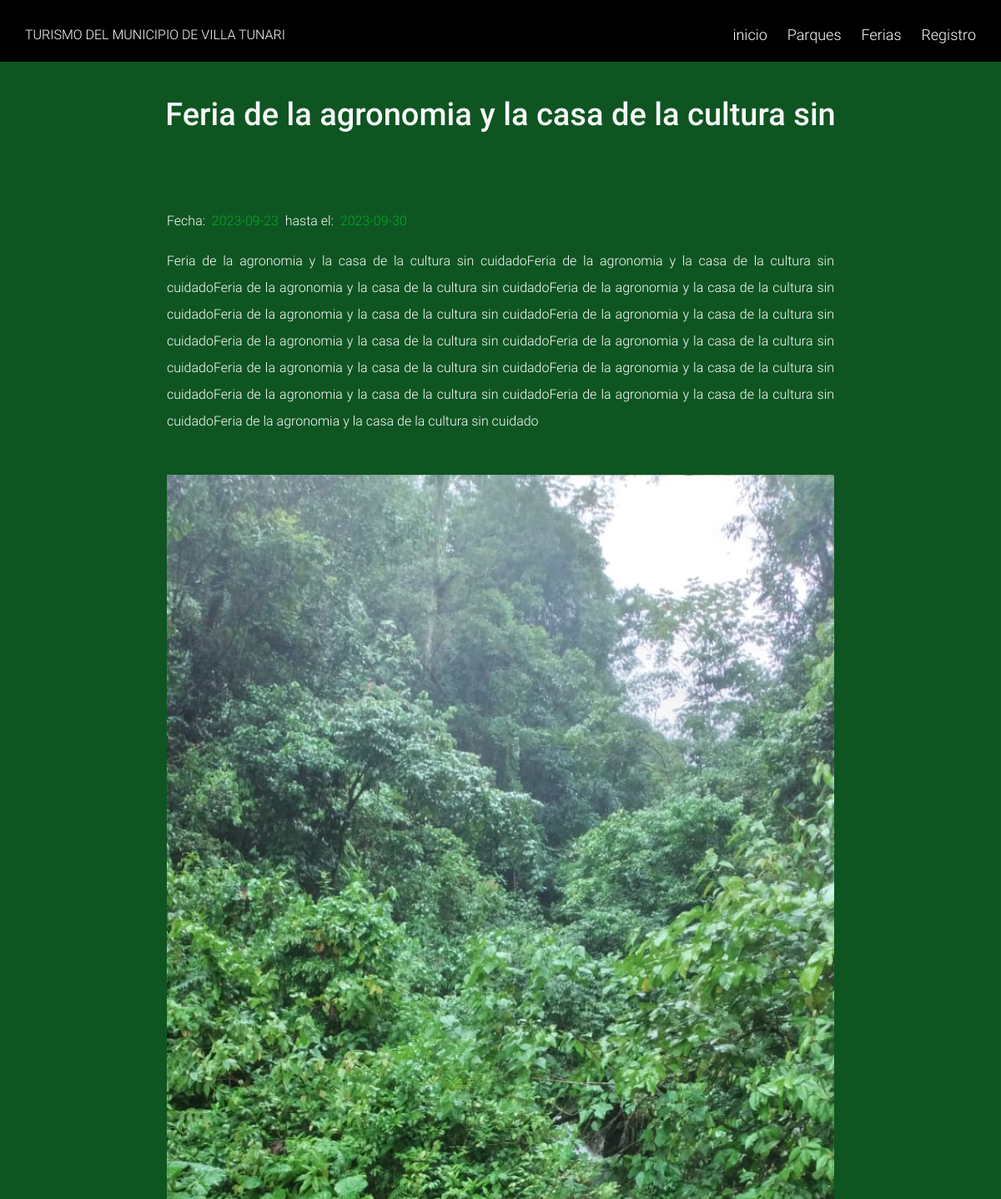
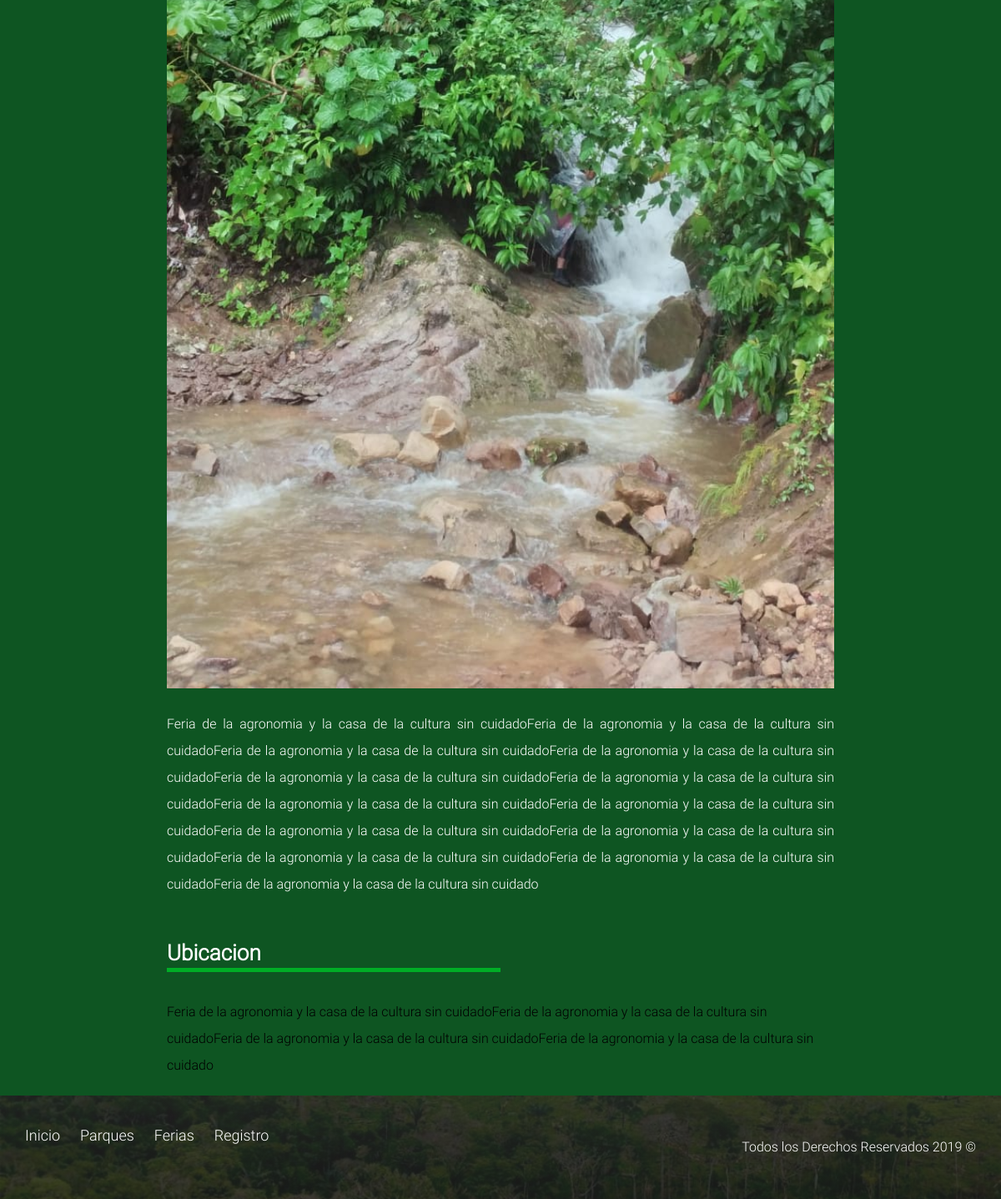
The app's page /entrada.php?accion=mostrar&id=5 with its own data (2 pictures, top to bottom).
### tables this page shows
CREATE TABLE `ferias` (
  `id` int(11) NOT NULL,
  `nombre` varchar(50) NOT NULL,
  `descripcion` longtext NOT NULL,
  `inicio` date NOT NULL,
  `fin` date DEFAULT NULL,
  `ubicacion` longtext NOT NULL,
  `img1` varchar(50) NOT NULL,
  `img2` varchar(50) NOT NULL
);

### entrada.php (the view, shortened to what this page needs)
<?php require_once "config/conexion.php";
if (isset($_GET)) {
    if (!empty($_GET['accion']) && !empty($_GET['id'])) {
        require_once "config/conexion.php";
        $id = $_GET['id'];
        if ($_GET['accion'] == 'mostrar') {
            $query = mysqli_query($conexion, "SELECT * FROM ferias WHERE id = $id");
            }
        }
    }
?>
<!DOCTYPE html>
<html lang="en">
<head>
    <link rel="stylesheet" href="css/normalize.css">
    <link rel="stylesheet" href="css/style.css">
</head>
<body>
    <header class="site-header">
        <div class="contenedor contenido-header">
            <div class="barra">
                <a href="/">
                    <p>TURISMO DEL MUNICIPIO DE VILLA TUNARI</p>
                </a>
                <nav id="navegacion" class="navegacion">
                    <a href="nosotros.php">inicio</a>
                    <a href="anuncios.php">Parques</a>
                    <a href="blog.php">Ferias</a>
                    <a href="contacto.php">Registro</a>
                </nav>
            </div>
        </div>
    </header>
    <?php
            $result = mysqli_num_rows($query);
            if ($result > 0) {
            while ($data = mysqli_fetch_assoc($query)) { ?>
    <h1 class="fw-300 centrar-texto animal"><?php echo $data['nombre']; ?></h1>
    <main class="contenedor seccion contenido-centrado texto-entrada">
        <p>Fecha:&nbsp; <span><?php echo $data['inicio']  ?></span>
            <?php
                    if($data['fin'] ==! null){
                        ?>
            &nbsp;hasta el:&nbsp; <span><?php echo $data['fin'];?></span></p>
        <?php
                    }else{
                        ?>
        </p>
        <?php
                    }
                    ?>
        <p class="justificar"><?php echo $data['descripcion'] ?></p>
        <br>
        <img style="width: 100%;" src="assets/img/<?php echo $data['img2']; ?>" alt="">
        <br>
        <p class="justificar"><?php echo $data['descripcion'] ?></p>
        <br>
        <h4>Ubicacion</h4>
        <br>
        <?php echo $data['ubicacion']; ?>
    </main>
    <?php  }
                } ?>
    <footer class="site-footer seccion">
        <div class="contenedor contenedor-footer">
            <nav class="navegacion">
                <a href="nosotros.php">Inicio</a>
                <a href="anuncios.php">Parques</a>
                <a href="blog.php">Ferias</a>
                <a href="contacto.php">Registro</a>
            </nav>
            <p class="copyright">Todos los Derechos Reservados 2019 &copy;</p>
        </div>
    </footer>
</body>
</html>

### css/style.css (style rules this page uses)
html { box-sizing: border-box; font-size: 62.5%; font-family: 'poppins'; }
*, *::before, *:after { box-sizing: inherit; }
body { font-size: 1.6rem; line-height: 2; background: #0e5522; }
img { max-width: 100%; }
.contenedor { width: 95%; max-width: 122rem; margin: 0 auto; }
h1 { font-size: 3.8rem; color: #f8f8f8; font-weight: bold; }
h4 { font-size: 2.6rem; color: #fff; }
p { color: #fff; }
a { text-decoration: none; }
.seccion { margin-top: 2rem; margin-bottom: 2rem; }
.fw-300 { font-weight: 300; }
.centrar-texto { text-align: center; }
.contenido-centrado { max-width: 800px; }
.site-header { background-color: rgb(0, 0, 0); }
.contenido-header { height: 100%; display: flex; flex-direction: column; justify-content: space-between; text-align: center; }
@media (min-width: 768px) { .contenido-header { text-align: left; } }
.barra { padding-top: 1rem; }
@media (min-width: 768px) { .barra { display: flex; justify-content: space-between; align-items: center; } }
.navegacion a { color: #ffffff; text-decoration: none; font-size: 2.5rem; display: block; }
@media (min-width: 768px) { .navegacion a { display: inline-block; font-size: 1.8rem; margin-right: 2rem; } }
@media (min-width: 768px) { .navegacion a:last-of-type { margin: 0; } }
.navegacion { display: none; }
@media (min-width: 768px) { .navegacion { display: block; } }
.texto-entrada h4 { margin: 0; line-height: 1.4; }
.texto-entrada h4::after { content: ''; display: block; width: 40rem; height: .5rem; background: #00ad26; }
.texto-entrada span { color: #00ad26; }
.site-footer { background-image: linear-gradient( rgba(39, 39, 39, 0.769),rgba(29, 29, 29, 0.798) ), url(../img/footer.jpg); background-size: cover; margin: 0; }
.contenedor-footer { padding: 3rem 0; text-align: center; }
@media (min-width: 768px) { .contenedor-footer { display: flex; justify-content: space-between; } }
.site-footer nav { display: none; }
@media (min-width: 768px) { .site-footer nav { display: block; } }
.animal { font-family: 'poppinsBold'; }
.justificar { text-align: justify; }

### records on screen
ferias: nombre "Feria de la agronomia y la casa de la cultura sin", inicio "2023-09-23", fin "2023-09-30", descripcion "Feria de la agronomia y la casa de la cultura sin cuidadoFeria de la agronomia y la casa de la cultura sin cuidadoFeria de la agronomia y la casa de la cultura sin cuidadoFeria de la agronomia y la casa de la cultura sin cuidadoFeria de la agronomia y la casa de la cultura sin cuidadoFeria de la agronomia y la casa de la cultura sin cuidadoFeria de la agronomia y la casa de la cultura sin cuidadoFeria de la agronomia y la casa de la cultura sin cuidadoFeria de la agronomia y la casa de la cultura sin cuidadoFeria de la agronomia y la casa de la cultura sin cuidadoFeria de la agronomia y la casa de la cultura sin cuidadoFeria de la agronomia y la casa de la cultura sin cuidadoFeria de la…", img2 (picture), ubicacion "Feria de la agronomia y la casa de la cultura sin cuidadoFeria de la agronomia y la casa de la cultura sin cuidadoFeria de la agronomia y la casa de la cultura sin cuidadoFeria de la agronomia y la casa de la cultura sin cuidado"
